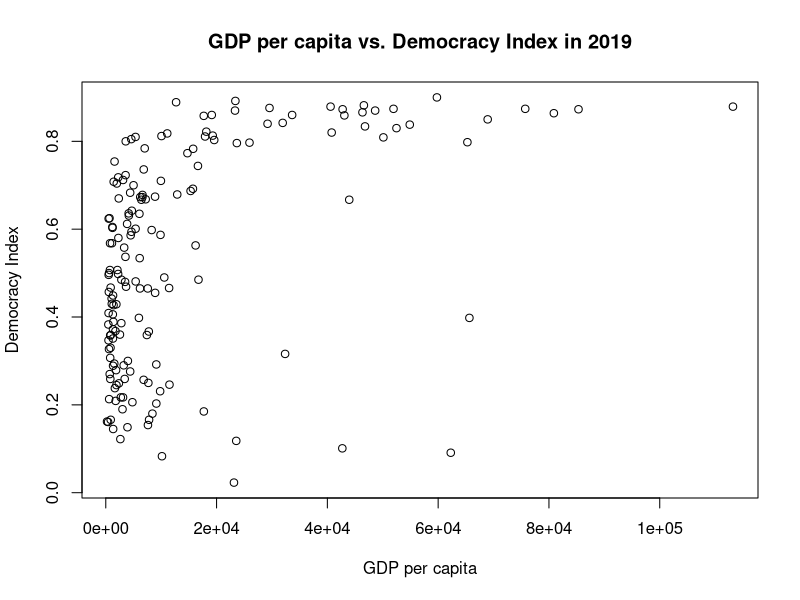
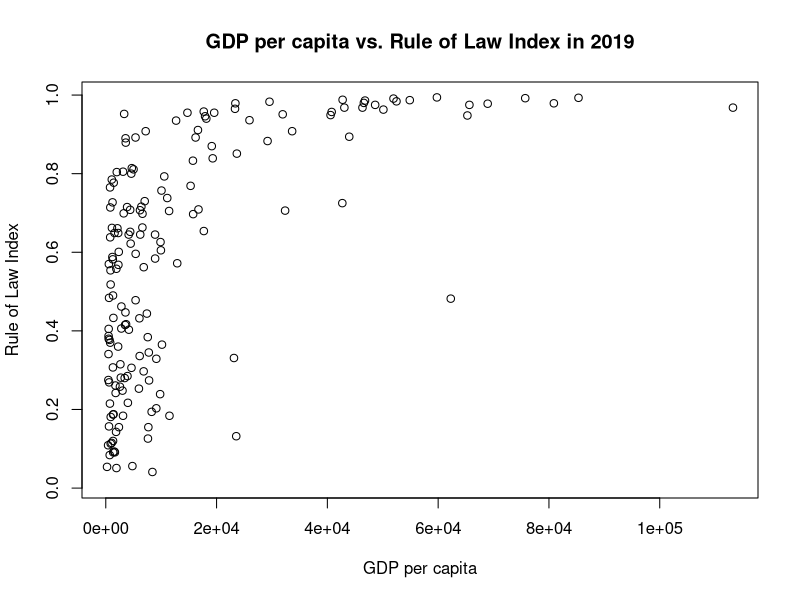
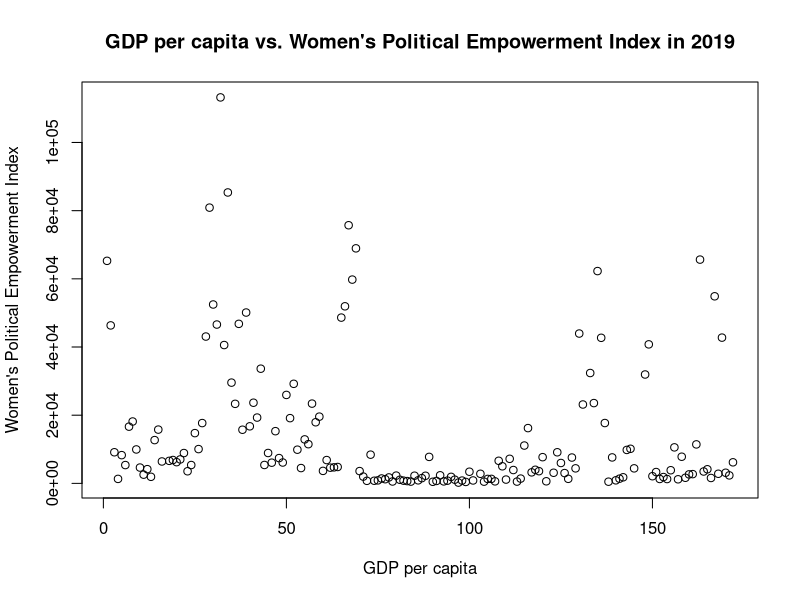
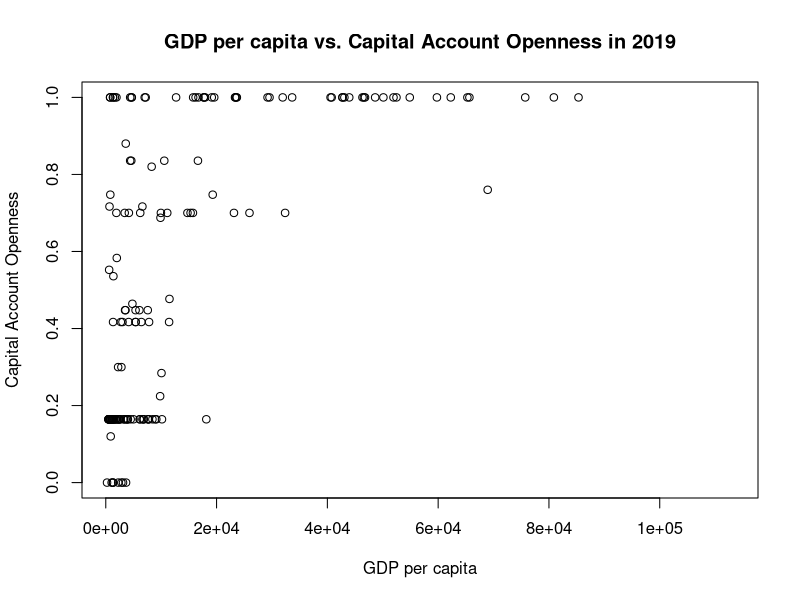
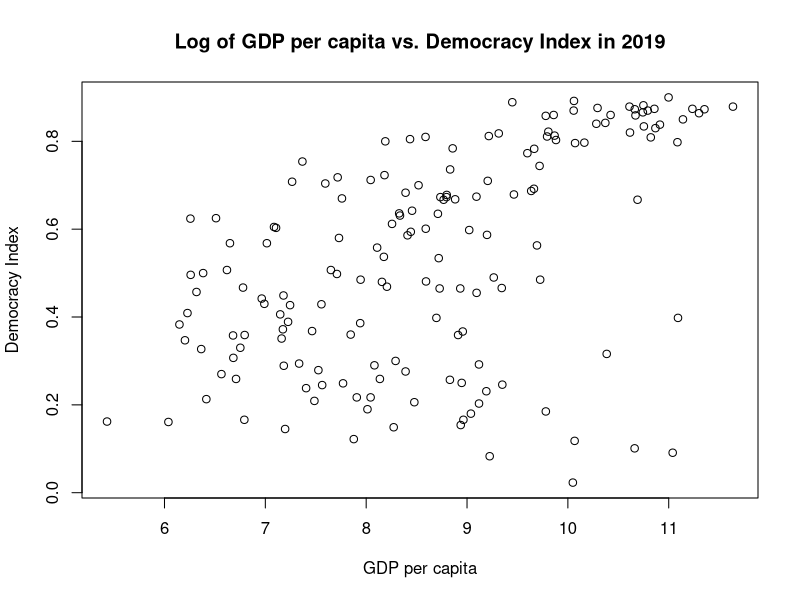
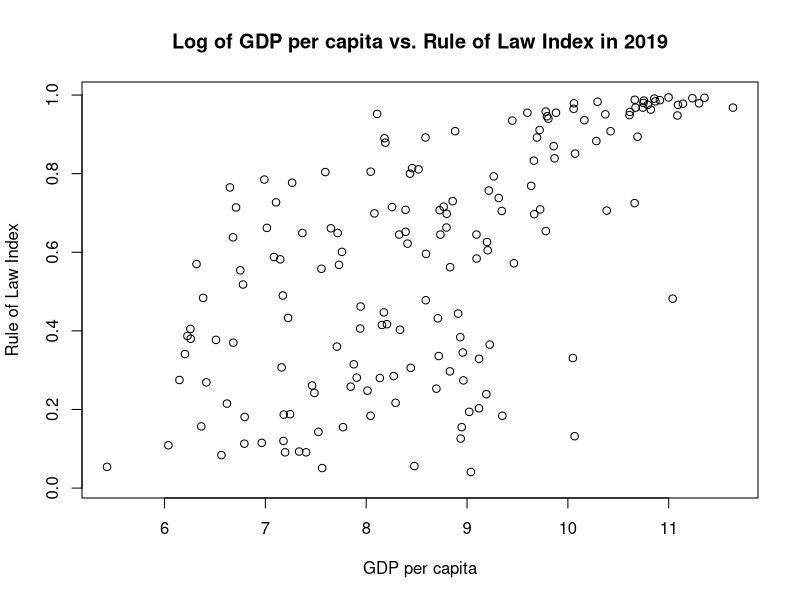
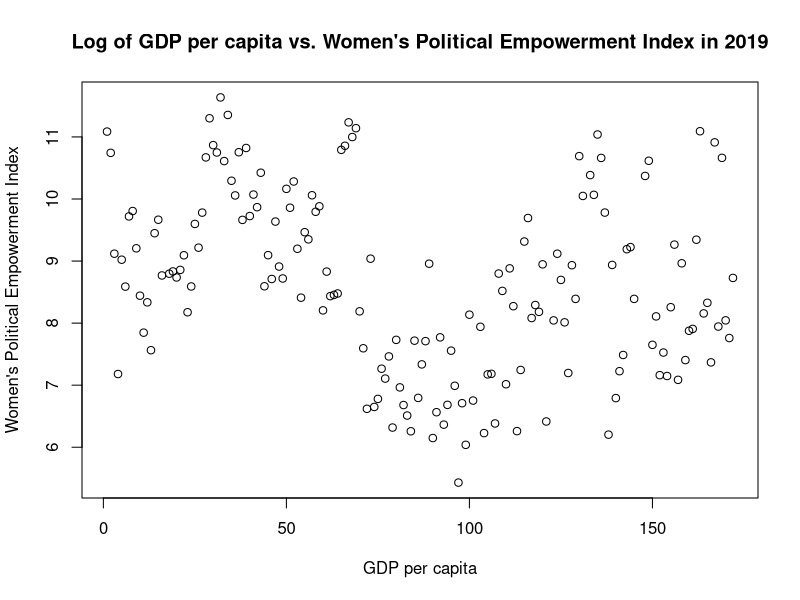
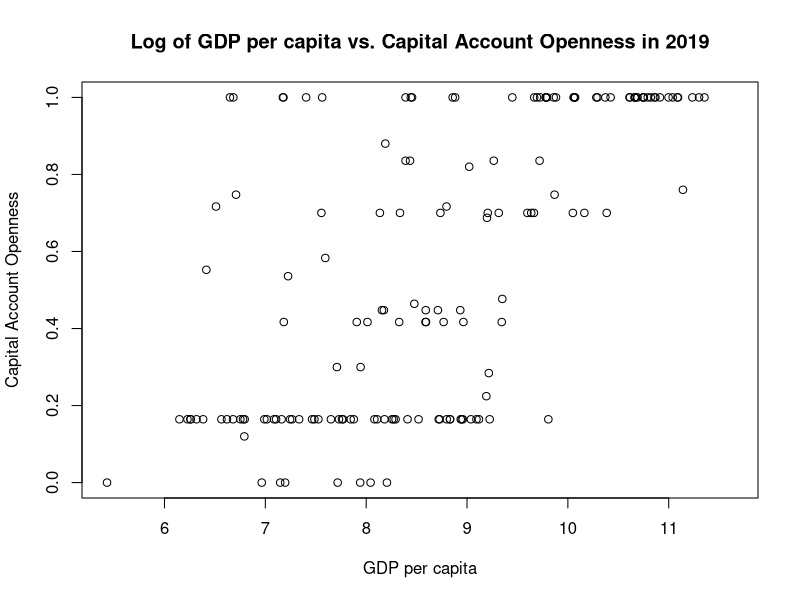

The R script that drew these images, in order: (Note: this script raises an error after producing the figures.)
## ---- chunk 1
fdi <- read.csv("fdi_data.csv")
## ---- chunk 2
fdi$wto <- as.logical(fdi$wto)
fdi$alliance_US <- as.logical(fdi$alliance_US)
fdi$alliance_RU <- as.logical(fdi$alliance_RU)
fdi$conflict <- as.logical(fdi$conflict)
fdi$conflict_intensity <- ifelse(fdi$conflict_intensity == 1, "minor", "major")
fdi$conflict_type[fdi$conflict_type == 0] <- "no conflict"
fdi$conflict_type[fdi$conflict_type == 1] <- "extrasystemic"
fdi$conflict_type[fdi$conflict_type == 2] <- "interstate"
fdi$conflict_type[fdi$conflict_type == 3] <- "intrastate"
fdi$conflict_type[fdi$conflict_type == 4] <- "internationalized intrastate"
dim(fdi)
head(fdi)
fdi_2019 <- fdi[fdi$year == 2019,]
dim(fdi_2019)
head(fdi_2019)
## ---- chunk 3
# create scatterplot of gdp per capita vs. democracy index in 2019
plot(fdi_2019$gdppc, fdi_2019$v2x_polyarchy, xlab="GDP per capita", ylab="Democracy Index")
title("GDP per capita vs. Democracy Index in 2019")

# create scatterplot of gdp per capita vs. rule of law index in 2019
plot(fdi_2019$gdppc, fdi_2019$v2x_rule, xlab="GDP per capita", ylab="Rule of Law Index")
title("GDP per capita vs. Rule of Law Index in 2019")

# create scatterplot of gdp per capita vs. women's policital empowerment in 2019
plot(fdi_2019$gdppc, fdi_2019$v2x_gender, xlab="GDP per capita", ylab="Women's Political Empowerment Index")
title("GDP per capita vs. Women's Political Empowerment Index in 2019")

# create scatterplot of gdp per capita vs. measure of capital account openness

plot(fdi_2019$gdppc, fdi_2019$ka_open, xlab="GDP per capita", ylab="Capital Account Openness")
title("GDP per capita vs. Capital Account Openness in 2019")

## ---- chunk 4
fdi_2019$log_gdppc <- log(fdi_2019$gdppc)
# create scatterplot of gdp per capita vs. democracy index in 2019
plot(fdi_2019$log_gdppc, fdi_2019$v2x_polyarchy, xlab="GDP per capita", ylab="Democracy Index")
title("Log of GDP per capita vs. Democracy Index in 2019")

# create scatterplot of gdp per capita vs. rule of law index in 2019
plot(fdi_2019$log_gdppc, fdi_2019$v2x_rule, xlab="GDP per capita", ylab="Rule of Law Index")
title("Log of GDP per capita vs. Rule of Law Index in 2019")

# create scatterplot of gdp per capita vs. women's policital empowerment in 2019
plot(fdi_2019$log_gdppc, fdi_2019$v2x_gender, xlab="GDP per capita", ylab="Women's Political Empowerment Index")
title("Log of GDP per capita vs. Women's Political Empowerment Index in 2019")

# create scatterplot of gdp per capita vs. measure of capital account openness
plot(fdi_2019$log_gdppc, fdi_2019$ka_open, xlab="GDP per capita", ylab="Capital Account Openness")
title("Log of GDP per capita vs. Capital Account Openness in 2019")
## ---- chunk 5
plot(jitter(fdi_2019$gdppc), jitter(fdi_2019$fdi_per_gdp), col = "green", xlab = "gdppc", ylab = "fdi_per_gdp")
mtext(paste("Correlation =", round(cor(fdi_2019$gdppc, fdi_2019$fdi_per_gdp, use = "complete.obs"), 3)), cex = 1.2, line = 0)
mtext("gdppc vs. fdi_per_gdp", cex = 1.2, line = 1)
abline(lm(fdi_2019$fdi_per_gdp ~ fdi_2019$gdppc), col = "orange")
## ---- chunk 6
#Calculate the correlation between Conflict Intensity and GDP per Capita
(cor5 <- round(cor(fdi_2019$gdppc, fdi_2019$conflict_intensity, use = "pairwise.complete.obs"),3))
## ---- chunk 7
# Create a dataframe with just two columns for target variables
gddpc_ttest_data <- data.frame(fdi_2019$conflict, fdi_2019$gdppc)

# Remove rows with missing values in any column of data frame
gddpc_ttest_data<- gddpc_ttest_data[complete.cases(gddpc_ttest_data),]

colnames(gddpc_ttest_data) <- c("conflict", "gdppc")
(ttest <- t.test(gddpc_ttest_data$gdppc ~ gddpc_ttest_data$conflict, conf.level = .99))
## ---- chunk 8
set.seed(230)

N <- 10000
bootstrapped_conflict <- rep(NA, N)
for (i in 1:N) {
  bootstrapped_conflict[i] <- mean(sample(gddpc_ttest_data$gdppc[gddpc_ttest_data$conflict == TRUE],
                   sum(gddpc_ttest_data$conflict == TRUE), replace = TRUE))
}
qLeft <- quantile(bootstrapped_conflict, c(0.025, 0.975))
paste0("The 95% bootstrapped confidence interval for GDP per capita of countries with armed conflict is (", qLeft[1], ", ", qLeft[2], ")")

bottstrapped_no_conflict <- rep(NA, N)
for (i in 1:N) {
  bottstrapped_no_conflict[i] <- mean(sample(gddpc_ttest_data$gdppc[gddpc_ttest_data$conflict == FALSE],
                   sum(gddpc_ttest_data$conflict == FALSE), replace = TRUE))
}
qRight <- quantile(bottstrapped_no_conflict, c(0.025, 0.975))
paste0("The 95% bootstrapped confidence interval for GDP per capita of countries with no armed conflict is (", qRight[1], ", ", qRight[2], ")")
## ---- chunk 9
fdi_anova <- fdi_2019[c("gdppc", "conflict_intensity", "conflict_type")]
fdi_anova <- fdi_anova[complete.cases(fdi_anova),]

